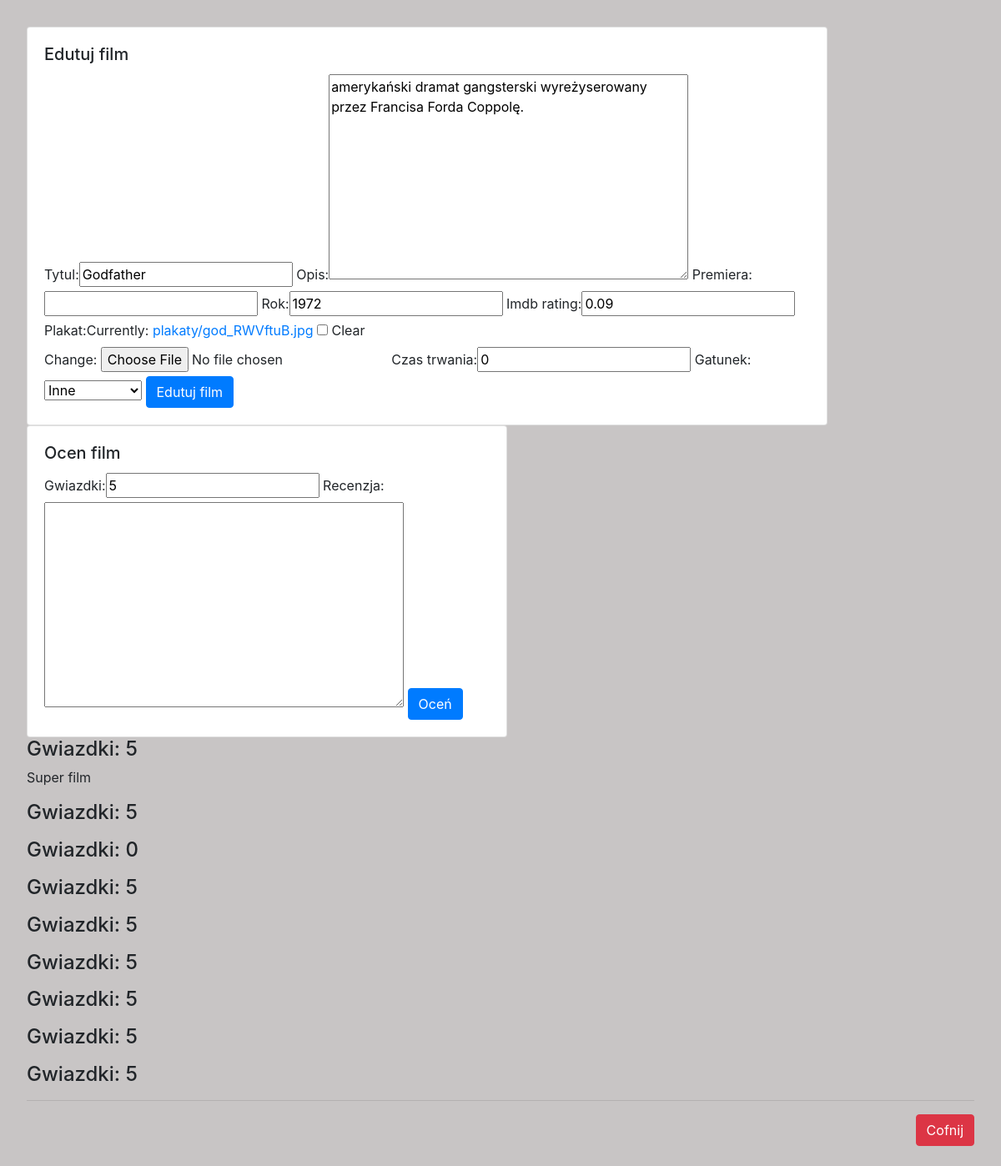
Page /filmy/edytuj/2/ (signed in) on the committed database.
### filmyweb/models.py (models this page shows, shortened)
class Film(models.Model):
    tytul = models.CharField(max_length=64, blank=False, unique=True)
    rok = models.PositiveSmallIntegerField(default=2000)
    opis = models.TextField(default="", max_length=230)
    premiera = models.DateField(null=True, blank=True)
    imdb_rating = models.DecimalField(max_digits=4, decimal_places=2,null=True, blank=True)
    plakat = models.ImageField(upload_to="plakaty", null=True, blank=True)
    dodatkowe = models.OneToOneField(DodatkoweInfo, on_delete=models.CASCADE, null=True, blank=True)

class DodatkoweInfo(models.Model):
    GATUNEK = {
        (0, 'Inne'),
        (1, 'Horror'),
        (2, 'Komedia'),
        (3, 'Sci-fi'),
        (4, 'Drama'),
        (5, 'Akcja'),
        (5, 'Przygodowy'),
    }
    czas_trwania = models.PositiveSmallIntegerField(default=0)
    gatunek = models.PositiveSmallIntegerField(default=0, choices=GATUNEK)

class Ocena(models.Model):
    recenzja = models.TextField(default="", blank=True)
    gwiazdki = models.PositiveSmallIntegerField(default=5)
    film = models.ForeignKey(Film, on_delete=models.CASCADE)

### filmyweb/views.py (the view)
# urls.py: path('edytuj/<int:id>/', edytuj_film, name="edytuj_film"),
@login_required
def edytuj_film(request, id):
    film = get_object_or_404(Film, pk=id)
    oceny = Ocena.objects.filter(film=film)
    try:
        dodatkowe = DodatkoweInfo.objects.get(film=film.id)
    except DodatkoweInfo.DoesNotExist:
        dodatkowe = None
    form_film = FilmForm(request.POST or None, request.FILES or None, instance=film)
    form_dodatkowe = DodatkoweInfoForm(request.POST or None, instance=dodatkowe)
    form_ocena = OcenaForm(None)
    if request.method == "POST":
        if 'gwiazdki' in request.POST:
            ocena = form_ocena.save(commit=False)
            ocena.film = film
            ocena.save()
    if all((form_film.is_valid(), form_dodatkowe.is_valid())):
        film = form_film.save(commit=False)
        dodatkowe = form_dodatkowe.save()
        film.dodatkowe = dodatkowe
        film.save()
        return redirect(wszystkie_filmy)
    return render(request, 'film_form.html', {
        'form': form_film,
        'form_dodatkowe': form_dodatkowe,
        'oceny': oceny,
        'form_ocena': form_ocena,
        'nowy': False})

### filmyweb/forms.py
class FilmForm(ModelForm):
    class Meta:
        model = Film
        fields = ['tytul', 'opis', 'premiera', 'rok', 'imdb_rating', 'plakat']

class DodatkoweInfoForm(ModelForm):
    class Meta:
        model = DodatkoweInfo
        fields = ['czas_trwania', 'gatunek']

### templates/film_form.html (shortened to what this page needs)
{% extends 'glowny.html' %}
{% load bootstrap %}
{% block strona %}
    {% if nowy %}
        <div class="container-fluid">
    {% else %}
        <div class="card" style="width: 60rem; float: left; margin-right: 1rem;">
    {% endif %}
      <div class="card-body">
          {% if nowy %}
                <h5 class="card-title">Nowy Film</h5>
            {% else %}
                <h5 class="card-title">Edutuj film</h5>
            {% endif %}
            <form method="post" enctype="multipart/form-data">
                {{ form|bootstrap }}
                {{ form_dodatkowe|bootstrap }}
                    {% if nowy %}
                        <button type="submit" class="btn btn-primary">Nowy Film</button>
                    {% else %}
                        <button type="submit" class="btn btn-primary">Edutuj film</button>
                    {% endif %}
            </form>
        </div>
    </div>
    {% if form_ocena %}
        <div class="card" style="width: 32rem offset-col">
            <div class="card-body">
                <h5 class="card-title">Ocen film</h5>
                <form method="post" enctype="multipart/form-data">
                    {{ form_ocena|bootstrap }}
                        <button type="submit" class="btn btn-primary">Oceń</button>
                </form>
            </div>
        </div>
    {% endif %}
    {% for ocena in oceny %}
        <h4>Gwiazdki: {{ ocena.gwiazdki }}</h4>
        <p>{{ ocena.recenzja }}</p>
    {% endfor %}
    <hr>
    <a class="btn btn-danger mb-4" style="float: right;" href="{% url 'wszystkie_filmy' %}">Cofnij</a>
{% endblock %}

### filmyweb/static/nowy.css (style rules this page uses)
body { padding: 2rem; background-color: rgba(56, 46, 46, 0.274); }
.card { width: 36rem; }

### rows in the picture
Film: tytul "Godfather", opis "amerykański dramat gangsterski wyreżyserowany przez Francisa Forda Coppolę.", rok "1972", imdb_rating "0.09"
DodatkoweInfo: czas_trwania "0", gatunek "Inne"
Ocena: gwiazdki "5", recenzja "Super film"
Ocena: gwiazdki "5"
Ocena: gwiazdki "0"
Ocena: gwiazdki "5"
Ocena: gwiazdki "5"
Ocena: gwiazdki "5"
Ocena: gwiazdki "5"
Ocena: gwiazdki "5"
Ocena: gwiazdki "5"
